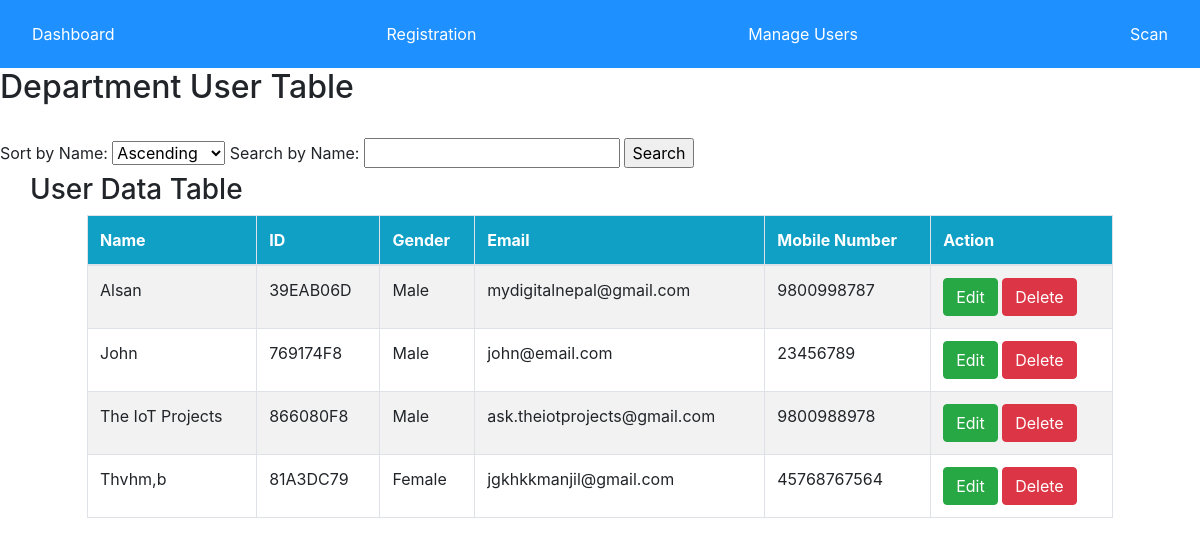
The page /user_data.php on the database its author committed.
### tables this page shows
CREATE TABLE `table_the_iot_projects` (
  `name` varchar(100) NOT NULL,
  `id` varchar(100) NOT NULL,
  `gender` varchar(100) NOT NULL,
  `email` varchar(100) NOT NULL,
  `mobile` varchar(100) NOT NULL
);

### user_data.php (the view, shortened to what this page needs)
<?php include 'navbar.php'; ?>
<!DOCTYPE html>
<html lang="en">
<head>
    <link href="css/bootstrap.min.css" rel="stylesheet">
</head>
<body>
    <h2>Department User Table</h2>
    <br>
	<form method="get">
        <label for="sort">Sort by Name:</label>
        <select name="sort" id="sort" onchange="this.form.submit()">
            <option value="asc">Ascending</option>
        </select>
        <label for="search">Search by Name:</label>
        <input type="text" name="search" id="search" value="<?= isset($_GET['search']) ? $_GET['search'] : '' ?>">
        <input type="submit" value="Search">
    </form>
    <div class="container">
        <div class="row">
            <h3>User Data Table</h3>
        </div>
        <div class="row">
            <table class="table table-striped table-bordered">
                <thead>
                    <tr bgcolor="#10a0c5" color="#FFFFFF">
                        <th>Name</th>
                        <th>ID</th>
                        <th>Gender</th>
                        <th>Email</th>
                        <th>Mobile Number</th>
                        <th>Action</th>
                    </tr>
                </thead>
                <tbody>
                <?php
                    $pdo = Database::connect();
                    $sort = isset($_GET['sort']) ? $_GET['sort'] : 'asc';
                    $search = isset($_GET['search']) ? $_GET['search'] : '';
                    $sql = "SELECT * FROM table_the_iot_projects WHERE name LIKE ? ORDER BY name $sort";
                    $q = $pdo->prepare($sql);
                    $q->execute(["%$search%"]);
                    foreach ($q as $row) {
                        echo '<tr>';
                        echo '<td>'. $row['name'] . '</td>';
                        echo '<td>'. $row['id'] . '</td>';
                        echo '<td>'. $row['gender'] . '</td>';
                        echo '<td>'. $row['email'] . '</td>';
                        echo '<td>'. $row['mobile'] . '</td>';
                        echo '<td><a class="btn btn-success" href="user data edit page.php?id='.$row['id'].'">Edit</a>';
                        echo '<a class="btn btn-danger" href="user data delete page.php?id='.$row['id'].'">Delete</a>';
                        echo '</td>';
                        echo '</tr>';
                    }
                ?>
                </tbody>
            </table>
        </div>
    </div>
</body>
</html>

### navbar.php (shortened to what this page needs)
<!DOCTYPE html>
<html lang="en">
<head>
    <link href="css/bootstrap.min.css" rel="stylesheet">
</head>
<body>
    <div class="navbar">
        <a href="home.php">Dashboard</a>
        <div class="dropdown">
            <a href="javascript:void(0);" class="dropbtn" >Registration</a>
        </div>
        <div class="dropdown">
            <a href="javascript:void(0);" class="dropbtn">Manage Users</a>
        </div>
        <div class="dropdown">
            <a href="javascript:void(0);" class="dropbtn" >Scan</a>
        </div>
    </div>
</body>
</html>

### navbar.php (style rules this page uses)
body { font-family: Arial; margin: 0; padding: 0; text-align: center; }
.navbar { overflow: hidden; background-color:dodgerblue; display: flex; justify-content: flex-start; }
.navbar a { display: block; color: white; text-align: center; padding: 14px 16px; text-decoration: none; font-size: 16px; }
.dropdown { display: inline-block; }

### user_data.php (style rules this page uses)
html { font-family: Arial; display: inline-block; margin: 0px auto; text-align: center; }
.table { margin: auto; width: 90%; }
thead { color: #FFFFFF; }
.container { background-color: white; }

### rows shown on the page
table_the_iot_projects: name "Alsan", id "39EAB06D", gender "Male", email "mydigitalnepal@gmail.com", mobile "9800998787"
table_the_iot_projects: name "John", id "769174F8", gender "Male", email "john@email.com", mobile "23456789"
table_the_iot_projects: name "The IoT Projects", id "866080F8", gender "Male", email "ask.theiotprojects@gmail.com", mobile "9800988978"
table_the_iot_projects: name "Thvhm,b", id "81A3DC79", gender "Female", email "jgkhkkmanjil@gmail.com", mobile "45768767564"
